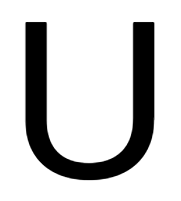
#> input picture maze/contrib/ml/letter/u.png, 181 x 201 px
$ python analysis.py
#> lines starting #> are read from the running program, lines starting #| are printed output that depends on the picture
import cv2
import numpy as np
import time
import os

sift = cv2.SIFT_create()

BASE_PATH = os.path.dirname(__file__)
MIN_MATCH_COUNT = 1

u_img = cv2.imread(BASE_PATH + '/letter/u.png', cv2.IMREAD_GRAYSCALE)
#> u_img is the input picture: shape (201, 181); min 0, max 255, mean 203
u_kp, u_des = sift.detectAndCompute(u_img, None)
#> u_kp = 7 keypoints; (x, y, size): (143, 34, 17.5), (143, 34, 17.5), (36, 34, 17.5), (36, 34, 17.5), (90, 120, 43.4), (90, 120, 43.4), (115, 143, 16.2)
s_img = cv2.imread(BASE_PATH + '/letter/s.png', cv2.IMREAD_GRAYSCALE)
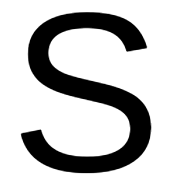
#> input picture maze/contrib/ml/letter/s.png, 169 x 190 px
#> s_img is the input picture: shape (190, 169); min 0, max 255, mean 192.9
s_kp, s_des = sift.detectAndCompute(s_img, None)
#> s_kp = 14 keypoints; strongest (x, y, size): (132, 38, 16.8), (35, 143, 17), (71, 53, 25.1), (66, 53, 22.1)
h_img = cv2.imread(BASE_PATH + '/letter/h.png', cv2.IMREAD_GRAYSCALE)
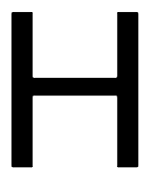
#> input picture maze/contrib/ml/letter/h.png, 150 x 178 px
#> h_img is the input picture: shape (178, 150); min 0, max 255, mean 178
h_kp, h_des = sift.detectAndCompute(h_img, None)
#> h_kp = 14 keypoints; strongest (x, y, size): (22, 24, 16.8), (39, 71, 10), (109, 103, 11.6), (109, 70, 12)

FLANN_INDEX_KDTREE = 1
index_params = dict(algorithm=FLANN_INDEX_KDTREE, trees=5)
search_params = dict(checks=10)
flann = cv2.FlannBasedMatcher(index_params, search_params)

draw_params = dict(matchColor=(0, 255, 0),
                   singlePointColor=(255, 0, 0),
                   flags=cv2.DrawMatchesFlags_DEFAULT)


# [107 lines left out: functions filter_matches, read_letter, read_color, read_all, not called in this run]
